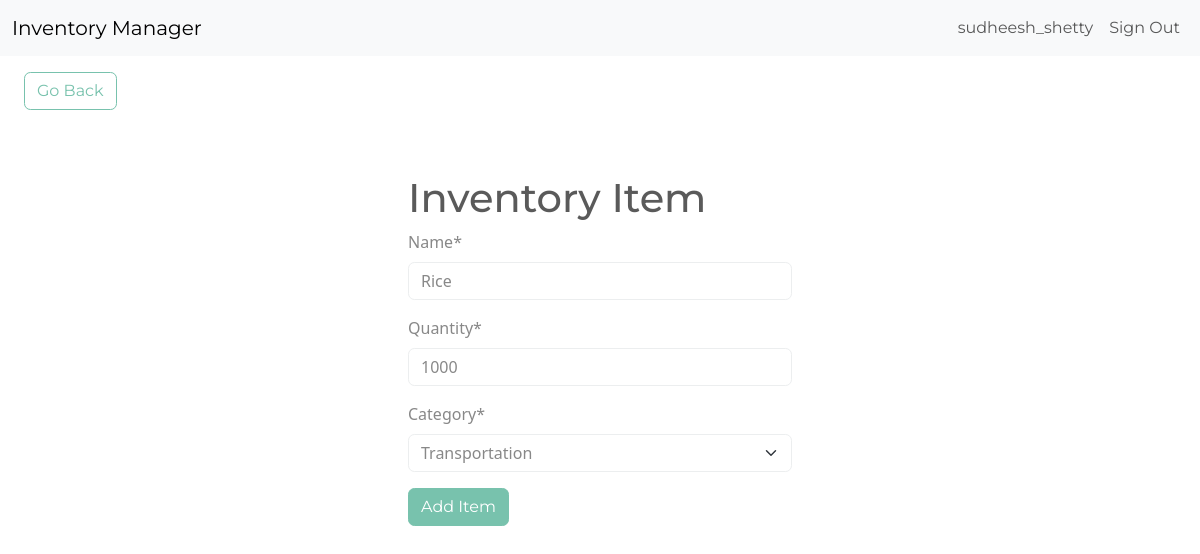
Page /edit-item/12 (signed in) on the committed database.
### inventory/models.py (models this page shows, shortened)
class InventoryItem(models.Model):
	name = models.CharField(max_length=200)
	quantity = models.IntegerField()
	category = models.ForeignKey('Category', on_delete=models.SET_NULL, blank=True, null=True)
	date_created = models.DateTimeField(auto_now_add=True)
	user = models.ForeignKey(User, on_delete=models.CASCADE)

class Category(models.Model):
	name = models.CharField(max_length=200)
	class Meta:
		verbose_name_plural = 'categories'
	def __str__(self):
		return self.name

### inventory/views.py (the view)
# urls.py: path('edit-item/<int:pk>', EditItem.as_view(), name='edit-item'),
class EditItem(LoginRequiredMixin, UpdateView):
	model = InventoryItem
	form_class = InventoryItemForm
	template_name = 'inventory/item_form.html'
	success_url = reverse_lazy('dashboard')

### inventory/forms.py
class InventoryItemForm(forms.ModelForm):
	category = forms.ModelChoiceField(queryset=Category.objects.all(), initial=0)
	class Meta:
		model = InventoryItem
		fields = ['name', 'quantity', 'category']

### inventory/templates/inventory/item_form.html (shortened to what this page needs)
{% extends 'inventory/base.html' %}
{% load crispy_forms_tags %}
{% block content %}
	<a href="{% url 'dashboard' %}" class="btn btn-outline-primary my-3 mx-4">Go Back</a>
	<div class="row">
		<div class="col-11 col-md-4 mx-auto mt-5">
			<h1>Inventory Item</h1>
			<form method="POST">
				{{ form|crispy }}
				<div class="mt-3">
					<button class="btn btn-primary">Add Item</button>
				</div>
			</form>
		</div>
	</div>
{% endblock content %}

### inventory/templates/inventory/navigation.html (shortened to what this page needs)
<nav class="navbar navbar-expand-lg bg-light">
	<div class="container-fluid">
		<a class="navbar-brand" href="{% url 'index' %}">Inventory Manager</a>
		<div class="collapse navbar-collapse justify-content-end" id="navbarNav">
			<ul class="navbar-nav">
				{% if user.is_authenticated %}
					<li class="nav-item">
						<a class="nav-link" href="#">{{ user.username }}</a>
					</li>
					<li class="nav-item">
						<a class="nav-link" href="{% url 'logout' %}">Sign Out</a>
					</li>
				{% endif %}
			</ul>
		</div>
	</div>
</nav>

### rows in the picture
InventoryItem: name "Rice", quantity "1000", category "Transportation"

### other values in the picture
{{ user.username }} "sudheesh_shetty"
